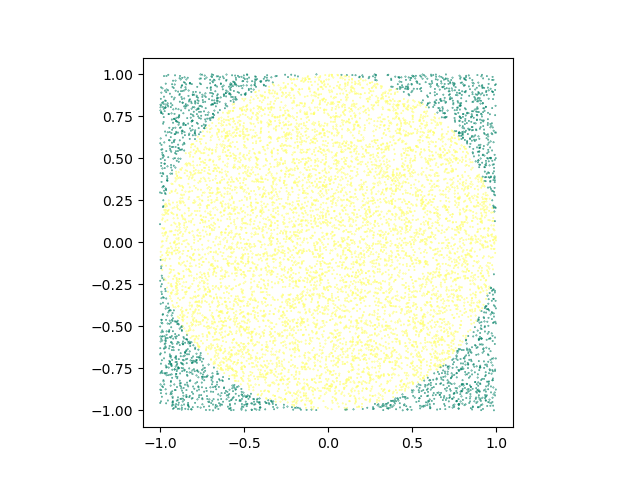

Write the Python code that produced this figure.
"""c14_11.py"""

import matplotlib.pyplot as plt
import numpy as np

N = 10000
N_CIRCLE = 0
N_SQUARE = 0

pts_x = []
pts_y = []
pts_stat = []

for _ in range(N):
    x = np.random.uniform(-1, 1)
    pts_x.append(x)

    y = np.random.uniform(-1, 1)
    pts_y.append(y)

for i in range(N):
    dist = pts_x[i]**2.0 + pts_y[i]**2.0

    if dist <= 1.0:
        N_CIRCLE += 1
        pts_stat.append(1)
    else:
        pts_stat.append(0)

    N_SQUARE += 1

pi = 4.0 * N_CIRCLE / N_SQUARE
print(pi)

fig, ax = plt.subplots()
ax.scatter(pts_x, pts_y, c=pts_stat, cmap='summer', s=0.1)
ax.set_aspect('equal')
# plt.show()
plt.savefig("c14_11.png")
